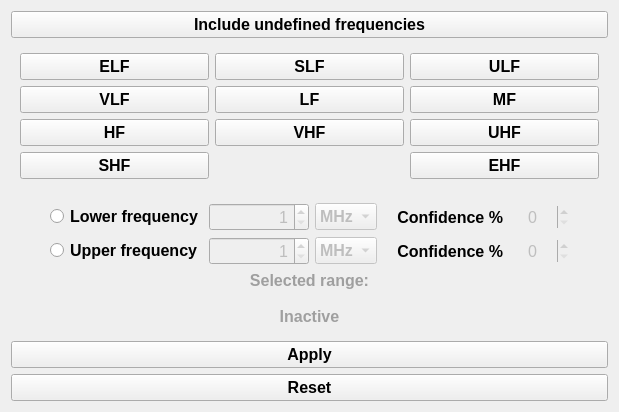
           <widget class="QWidget" name="tab_3">
            <attribute name="title">
             <string>Frequency</string>
            </attribute>
            <layout class="QGridLayout" name="gridLayout_16">
             <item row="1" column="0" colspan="3">
              <widget class="QWidget" name="widget_7" native="true">
               <property name="sizePolicy">
                <sizepolicy hsizetype="Preferred" vsizetype="Preferred">
                 <horstretch>0</horstretch>
                 <verstretch>0</verstretch>
                </sizepolicy>
               </property>
               <property name="styleSheet">
                <string notr="true"/>
               </property>
               <layout class="QGridLayout" name="gridLayout_5">
                <item row="1" column="0">
                 <widget class="QPushButton" name="elf_filter_btn">
                  <property name="enabled">
                   <bool>true</bool>
                  </property>
                  <property name="sizePolicy">
                   <sizepolicy hsizetype="Preferred" vsizetype="Fixed">
                    <horstretch>0</horstretch>
                    <verstretch>0</verstretch>
                   </sizepolicy>
                  </property>
                  <property name="font">
                   <font>
                    <pointsize>12</pointsize>
                    <weight>75</weight>
                    <bold>true</bold>
                   </font>
                  </property>
                  <property name="text">
                   <string>ELF</string>
                  </property>
                  <property name="checkable">
                   <bool>true</bool>
                  </property>
                 </widget>
                </item>
                <item row="1" column="1">
                 <widget class="QPushButton" name="slf_filter_btn">
                  <property name="enabled">
                   <bool>true</bool>
                  </property>
                  <property name="font">
                   <font>
                    <pointsize>12</pointsize>
                    <weight>75</weight>
                    <bold>true</bold>
                   </font>
                  </property>
                  <property name="text">
                   <string>SLF</string>
                  </property>
                  <property name="checkable">
                   <bool>true</bool>
                  </property>
                 </widget>
                </item>
                <item row="1" column="2">
                 <widget class="QPushButton" name="ulf_filter_btn">
                  <property name="enabled">
                   <bool>true</bool>
                  </property>
                  <property name="font">
                   <font>
                    <pointsize>12</pointsize>
                    <weight>75</weight>
                    <bold>true</bold>
                   </font>
                  </property>
                  <property name="text">
                   <string>ULF</string>
                  </property>
                  <property name="checkable">
                   <bool>true</bool>
                  </property>
                 </widget>
                </item>
                <item row="2" column="0">
                 <widget class="QPushButton" name="vlf_filter_btn">
                  <property name="enabled">
                   <bool>true</bool>
                  </property>
                  <property name="font">
                   <font>
                    <pointsize>12</pointsize>
                    <weight>75</weight>
                    <bold>true</bold>
                   </font>
                  </property>
                  <property name="text">
                   <string>VLF</string>
                  </property>
                  <property name="checkable">
                   <bool>true</bool>
                  </property>
                 </widget>
                </item>
                <item row="2" column="1">
                 <widget class="QPushButton" name="lf_filter_btn">
                  <property name="enabled">
                   <bool>true</bool>
                  </property>
                  <property name="font">
                   <font>
                    <pointsize>12</pointsize>
                    <weight>75</weight>
                    <bold>true</bold>
                   </font>
                  </property>
                  <property name="text">
                   <string>LF</string>
                  </property>
                  <property name="checkable">
                   <bool>true</bool>
                  </property>
                 </widget>
                </item>
                <item row="2" column="2">
                 <widget class="QPushButton" name="mf_filter_btn">
                  <property name="enabled">
                   <bool>true</bool>
                  </property>
                  <property name="sizePolicy">
                   <sizepolicy hsizetype="Preferred" vsizetype="Fixed">
                    <horstretch>0</horstretch>
                    <verstretch>0</verstretch>
                   </sizepolicy>
                  </property>
                  <property name="font">
                   <font>
                    <pointsize>12</pointsize>
                    <weight>75</weight>
                    <bold>true</bold>
                   </font>
                  </property>
                  <property name="text">
                   <string>MF</string>
                  </property>
                  <property name="checkable">
                   <bool>true</bool>
                  </property>
                 </widget>
                </item>
                <item row="3" column="0">
                 <widget class="QPushButton" name="hf_filter_btn">
                  <property name="enabled">
                   <bool>true</bool>
                  </property>
                  <property name="sizePolicy">
                   <sizepolicy hsizetype="Preferred" vsizetype="Fixed">
                    <horstretch>0</horstretch>
                    <verstretch>0</verstretch>
                   </sizepolicy>
                  </property>
                  <property name="font">
                   <font>
                    <pointsize>12</pointsize>
                    <weight>75</weight>
                    <bold>true</bold>
                   </font>
                  </property>
                  <property name="text">
                   <string>HF</string>
                  </property>
                  <property name="checkable">
                   <bool>true</bool>
                  </property>
                 </widget>
                </item>
                <item row="3" column="1">
                 <widget class="QPushButton" name="vhf_filter_btn">
                  <property name="enabled">
                   <bool>true</bool>
                  </property>
                  <property name="font">
                   <font>
                    <pointsize>12</pointsize>
                    <weight>75</weight>
                    <bold>true</bold>
                   </font>
                  </property>
                  <property name="text">
                   <string>VHF</string>
                  </property>
                  <property name="checkable">
                   <bool>true</bool>
                  </property>
                 </widget>
                </item>
                <item row="3" column="2">
                 <widget class="QPushButton" name="uhf_filter_btn">
                  <property name="enabled">
                   <bool>true</bool>
                  </property>
                  <property name="font">
                   <font>
                    <pointsize>12</pointsize>
                    <weight>75</weight>
                    <bold>true</bold>
                   </font>
                  </property>
                  <property name="text">
                   <string>UHF</string>
                  </property>
                  <property name="checkable">
                   <bool>true</bool>
                  </property>
                 </widget>
                </item>
                <item row="4" column="0">
                 <widget class="QPushButton" name="shf_filter_btn">
                  <property name="enabled">
                   <bool>true</bool>
                  </property>
                  <property name="font">
                   <font>
                    <pointsize>12</pointsize>
                    <weight>75</weight>
                    <bold>true</bold>
                   </font>
                  </property>
                  <property name="text">
                   <string>SHF</string>
                  </property>
                  <property name="checkable">
                   <bool>true</bool>
                  </property>
                 </widget>
                </item>
                <item row="4" column="2">
                 <widget class="QPushButton" name="ehf_filter_btn">
                  <property name="enabled">
                   <bool>true</bool>
                  </property>
                  <property name="font">
                   <font>
                    <pointsize>12</pointsize>
                    <weight>75</weight>
                    <bold>true</bold>
                   </font>
                  </property>
                  <property name="text">
                   <string>EHF</string>
                  </property>
                  <property name="checkable">
                   <bool>true</bool>
                  </property>
                  <property name="flat">
                   <bool>false</bool>
                  </property>
                 </widget>
                </item>
               </layout>
              </widget>
             </item>
             <item row="2" column="0">
              <spacer name="horizontalSpacer_9">
               <property name="orientation">
                <enum>Qt::Horizontal</enum>
               </property>
               <property name="sizeHint" stdset="0">
                <size>
                 <width>24</width>
                 <height>20</height>
                </size>
               </property>
              </spacer>
             </item>
             <item row="2" column="1">
              <widget class="QWidget" name="freq_filter_container" native="true">
               <property name="sizePolicy">
                <sizepolicy hsizetype="Fixed" vsizetype="Preferred">
                 <horstretch>0</horstretch>
                 <verstretch>0</verstretch>
                </sizepolicy>
               </property>
               <property name="styleSheet">
                <string notr="true"/>
               </property>
               <layout class="QGridLayout" name="gridLayout_6">
                <item row="0" column="0">
                 <widget class="QRadioButton" name="activate_low_freq_filter_btn">
                  <property name="font">
                   <font>
                    <pointsize>12</pointsize>
                    <weight>75</weight>
                    <bold>true</bold>
                   </font>
                  </property>
                  <property name="text">
                   <string>Lower frequency</string>
                  </property>
                  <property name="autoExclusive">
                   <bool>false</bool>
                  </property>
                 </widget>
                </item>
                <item row="0" column="1">
                 <widget class="QSpinBox" name="lower_freq_spinbox">
                  <property name="enabled">
                   <bool>false</bool>
                  </property>
                  <property name="sizePolicy">
                   <sizepolicy hsizetype="Fixed" vsizetype="Fixed">
                    <horstretch>0</horstretch>
                    <verstretch>0</verstretch>
                   </sizepolicy>
                  </property>
                  <property name="minimumSize">
                   <size>
                    <width>100</width>
                    <height>0</height>
                   </size>
                  </property>
                  <property name="maximumSize">
                   <size>
                    <width>100</width>
                    <height>16777215</height>
                   </size>
                  </property>
                  <property name="font">
                   <font>
                    <pointsize>12</pointsize>
                   </font>
                  </property>
                  <property name="styleSheet">
                   <string notr="true"/>
                  </property>
                  <property name="alignment">
                   <set>Qt::AlignRight|Qt::AlignTrailing|Qt::AlignVCenter</set>
                  </property>
                  <property name="minimum">
                   <number>1</number>
                  </property>
                  <property name="maximum">
                   <number>100000000</number>
                  </property>
                 </widget>
                </item>
                <item row="0" column="2">
                 <widget class="QComboBox" name="lower_freq_filter_unit">
                  <property name="enabled">
                   <bool>false</bool>
                  </property>
                  <property name="sizePolicy">
                   <sizepolicy hsizetype="Preferred" vsizetype="Fixed">
                    <horstretch>0</horstretch>
                    <verstretch>0</verstretch>
                   </sizepolicy>
                  </property>
                  <property name="minimumSize">
                   <size>
                    <width>60</width>
                    <height>0</height>
                   </size>
                  </property>
                  <property name="maximumSize">
                   <size>
                    <width>16777215</width>
                    <height>16777215</height>
                   </size>
                  </property>
                  <property name="font">
                   <font>
                    <pointsize>12</pointsize>
                    <weight>75</weight>
                    <bold>true</bold>
                   </font>
                  </property>
                  <property name="styleSheet">
                   <string notr="true"/>
                  </property>
                  <property name="currentText">
                   <string>MHz</string>
                  </property>
                  <property name="maxCount">
                   <number>4</number>
                  </property>
                  <property name="duplicatesEnabled">
                   <bool>false</bool>
                  </property>
                  <property name="modelColumn">
                   <number>0</number>
                  </property>
                  <item>
                   <property name="text">
                    <string>MHz</string>
                   </property>
                  </item>
                  <item>
                   <property name="text">
                    <string>Hz</string>
                   </property>
                  </item>
                  <item>
                   <property name="text">
                    <string>kHz</string>
                   </property>
                  </item>
                  <item>
                   <property name="text">
                    <string>GHz</string>
                   </property>
                  </item>
                 </widget>
                </item>
                <item row="0" column="3">
                 <widget class="QLabel" name="label_12">
                  <property name="sizePolicy">
                   <sizepolicy hsizetype="Minimum" vsizetype="Preferred">
                    <horstretch>0</horstretch>
                    <verstretch>0</verstretch>
                   </sizepolicy>
                  </property>
                  <property name="font">
                   <font>
                    <pointsize>12</pointsize>
                    <weight>75</weight>
                    <bold>true</bold>
                   </font>
                  </property>
                  <property name="text">
                   <string>   Confidence %</string>
                  </property>
                  <property name="alignment">
                   <set>Qt::AlignRight|Qt::AlignTrailing|Qt::AlignVCenter</set>
                  </property>
                 </widget>
                </item>
                <item row="0" column="4">
                 <widget class="QSpinBox" name="lower_freq_confidence">
                  <property name="enabled">
                   <bool>false</bool>
                  </property>
                  <property name="sizePolicy">
                   <sizepolicy hsizetype="Preferred" vsizetype="Fixed">
                    <horstretch>0</horstretch>
                    <verstretch>0</verstretch>
                   </sizepolicy>
                  </property>
                  <property name="minimumSize">
                   <size>
                    <width>60</width>
                    <height>0</height>
                   </size>
                  </property>
                  <property name="maximumSize">
                   <size>
                    <width>50</width>
                    <height>16777215</height>
                   </size>
                  </property>
                  <property name="font">
                   <font>
                    <pointsize>12</pointsize>
                   </font>
                  </property>
                  <property name="styleSheet">
                   <string notr="true"/>
                  </property>
                  <property name="frame">
                   <bool>false</bool>
                  </property>
                  <property name="alignment">
                   <set>Qt::AlignCenter</set>
                  </property>
                  <property name="buttonSymbols">
                   <enum>QAbstractSpinBox::UpDownArrows</enum>
                  </property>
                  <property name="specialValueText">
                   <string/>
                  </property>
                  <property name="maximum">
                   <number>100</number>
                  </property>
                  <property name="value">
                   <number>0</number>
                  </property>
                 </widget>
                </item>
                <item row="1" column="0">
                 <widget class="QRadioButton" name="activate_up_freq_filter_btn">
                  <property name="font">
                   <font>
                    <pointsize>12</pointsize>
                    <weight>75</weight>
                    <bold>true</bold>
                   </font>
                  </property>
                  <property name="text">
                   <string>Upper frequency</string>
                  </property>
                  <property name="autoExclusive">
                   <bool>false</bool>
                  </property>
                 </widget>
                </item>
                <item row="1" column="1">
                 <widget class="QSpinBox" name="upper_freq_spinbox">
                  <property name="enabled">
                   <bool>false</bool>
                  </property>
                  <property name="sizePolicy">
                   <sizepolicy hsizetype="Fixed" vsizetype="Fixed">
                    <horstretch>0</horstretch>
                    <verstretch>0</verstretch>
                   </sizepolicy>
                  </property>
                  <property name="minimumSize">
                   <size>
                    <width>100</width>
                    <height>0</height>
                   </size>
                  </property>
                  <property name="maximumSize">
                   <size>
                    <width>100</width>
                    <height>16777215</height>
                   </size>
                  </property>
                  <property name="font">
                   <font>
                    <pointsize>12</pointsize>
                   </font>
                  </property>
                  <property name="styleSheet">
                   <string notr="true"/>
                  </property>
                  <property name="alignment">
                   <set>Qt::AlignRight|Qt::AlignTrailing|Qt::AlignVCenter</set>
                  </property>
                  <property name="minimum">
                   <number>1</number>
                  </property>
                  <property name="maximum">
                   <number>100000000</number>
                  </property>
                  <property name="value">
                   <number>1</number>
                  </property>
                 </widget>
                </item>
                <item row="1" column="2">
                 <widget class="QComboBox" name="upper_freq_filter_unit">
                  <property name="enabled">
                   <bool>false</bool>
                  </property>
                  <property name="sizePolicy">
                   <sizepolicy hsizetype="Preferred" vsizetype="Fixed">
                    <horstretch>0</horstretch>
                    <verstretch>0</verstretch>
                   </sizepolicy>
                  </property>
                  <property name="minimumSize">
                   <size>
                    <width>60</width>
                    <height>0</height>
                   </size>
                  </property>
                  <property name="maximumSize">
                   <size>
                    <width>16777215</width>
                    <height>16777215</height>
                   </size>
                  </property>
                  <property name="font">
                   <font>
                    <pointsize>12</pointsize>
                    <weight>75</weight>
                    <bold>true</bold>
                   </font>
                  </property>
                  <property name="styleSheet">
                   <string notr="true"/>
                  </property>
                  <property name="currentText">
                   <string>MHz</string>
                  </property>
                  <item>
                   <property name="text">
                    <string>MHz</string>
                   </property>
                  </item>
                  <item>
                   <property name="text">
                    <string>Hz</string>
                   </property>
                  </item>
                  <item>
                   <property name="text">
                    <string>kHz</string>
                   </property>
                  </item>
                  <item>
                   <property name="text">
                    <string>GHz</string>
                   </property>
                  </item>
                 </widget>
                </item>
                <item row="1" column="3">
                 <widget class="QLabel" name="label_13">
                  <property name="sizePolicy">
                   <sizepolicy hsizetype="Minimum" vsizetype="Preferred">
                    <horstretch>0</horstretch>
                    <verstretch>0</verstretch>
                   </sizepolicy>
                  </property>
                  <property name="font">
                   <font>
                    <pointsize>12</pointsize>
                    <weight>75</weight>
                    <bold>true</bold>
                   </font>
                  </property>
                  <property name="text">
                   <string>   Confidence %</string>
                  </property>
                  <property name="alignment">
                   <set>Qt::AlignRight|Qt::AlignTrailing|Qt::AlignVCenter</set>
                  </property>
                 </widget>
                </item>
                <item row="1" column="4">
                 <widget class="QSpinBox" name="upper_freq_confidence">
                  <property name="enabled">
                   <bool>false</bool>
                  </property>
                  <property name="sizePolicy">
                   <sizepolicy hsizetype="Preferred" vsizetype="Fixed">
                    <horstretch>0</horstretch>
                    <verstretch>0</verstretch>
                   </sizepolicy>
                  </property>
                  <property name="minimumSize">
                   <size>
                    <width>60</width>
                    <height>0</height>
                   </size>
                  </property>
                  <property name="maximumSize">
                   <size>
                    <width>50</width>
                    <height>16777215</height>
                   </size>
                  </property>
                  <property name="font">
                   <font>
                    <pointsize>12</pointsize>
                   </font>
                  </property>
                  <property name="styleSheet">
                   <string notr="true"/>
                  </property>
                  <property name="frame">
                   <bool>false</bool>
                  </property>
                  <property name="alignment">
                   <set>Qt::AlignCenter</set>
                  </property>
                  <property name="buttonSymbols">
                   <enum>QAbstractSpinBox::UpDownArrows</enum>
                  </property>
                  <property name="specialValueText">
                   <string/>
                  </property>
                  <property name="maximum">
                   <number>100</number>
                  </property>
                  <property name="value">
                   <number>0</number>
                  </property>
                 </widget>
                </item>
                <item row="2" column="0" colspan="5">
                 <widget class="QLabel" name="freq_range_lbl">
                  <property name="enabled">
                   <bool>false</bool>
                  </property>
                  <property name="sizePolicy">
                   <sizepolicy hsizetype="Expanding" vsizetype="Fixed">
                    <horstretch>0</horstretch>
                    <verstretch>0</verstretch>
                   </sizepolicy>
                  </property>
                  <property name="font">
                   <font>
                    <pointsize>12</pointsize>
                    <weight>75</weight>
                    <italic>false</italic>
                    <bold>true</bold>
                    <underline>false</underline>
                   </font>
                  </property>
                  <property name="styleSheet">
                   <string notr="true">color: #9f9f9f;</string>
                  </property>
                  <property name="text">
                   <string>Selected range:

Inactive</string>
                  </property>
                  <property name="alignment">
                   <set>Qt::AlignCenter</set>
                  </property>
                 </widget>
                </item>
               </layout>
              </widget>
             </item>
             <item row="2" column="2">
              <spacer name="horizontalSpacer_10">
               <property name="orientation">
                <enum>Qt::Horizontal</enum>
               </property>
               <property name="sizeHint" stdset="0">
                <size>
                 <width>24</width>
                 <height>20</height>
                </size>
               </property>
              </spacer>
             </item>
             <item row="0" column="0" colspan="3">
              <widget class="QPushButton" name="include_undef_freqs">
               <property name="font">
                <font>
                 <pointsize>12</pointsize>
                 <weight>75</weight>
                 <bold>true</bold>
                </font>
               </property>
               <property name="text">
                <string>Include undefined frequencies</string>
               </property>
               <property name="checkable">
                <bool>true</bool>
               </property>
              </widget>
             </item>
             <item row="3" column="0" colspan="3">
              <widget class="DoubleTextButton" name="apply_remove_freq_filter_btn">
               <property name="enabled">
                <bool>true</bool>
               </property>
               <property name="font">
                <font>
                 <pointsize>12</pointsize>
                 <weight>75</weight>
                 <bold>true</bold>
                </font>
               </property>
               <property name="text">
                <string>Apply</string>
               </property>
               <property name="checkable">
                <bool>true</bool>
               </property>
              </widget>
             </item>
             <item row="4" column="0" colspan="3">
              <widget class="QPushButton" name="reset_frequency_filters_btn">
               <property name="font">
                <font>
                 <pointsize>12</pointsize>
                 <weight>75</weight>
                 <bold>true</bold>
                </font>
               </property>
               <property name="text">
                <string>Reset</string>
               </property>
              </widget>
             </item>
            </layout>
           </widget>
